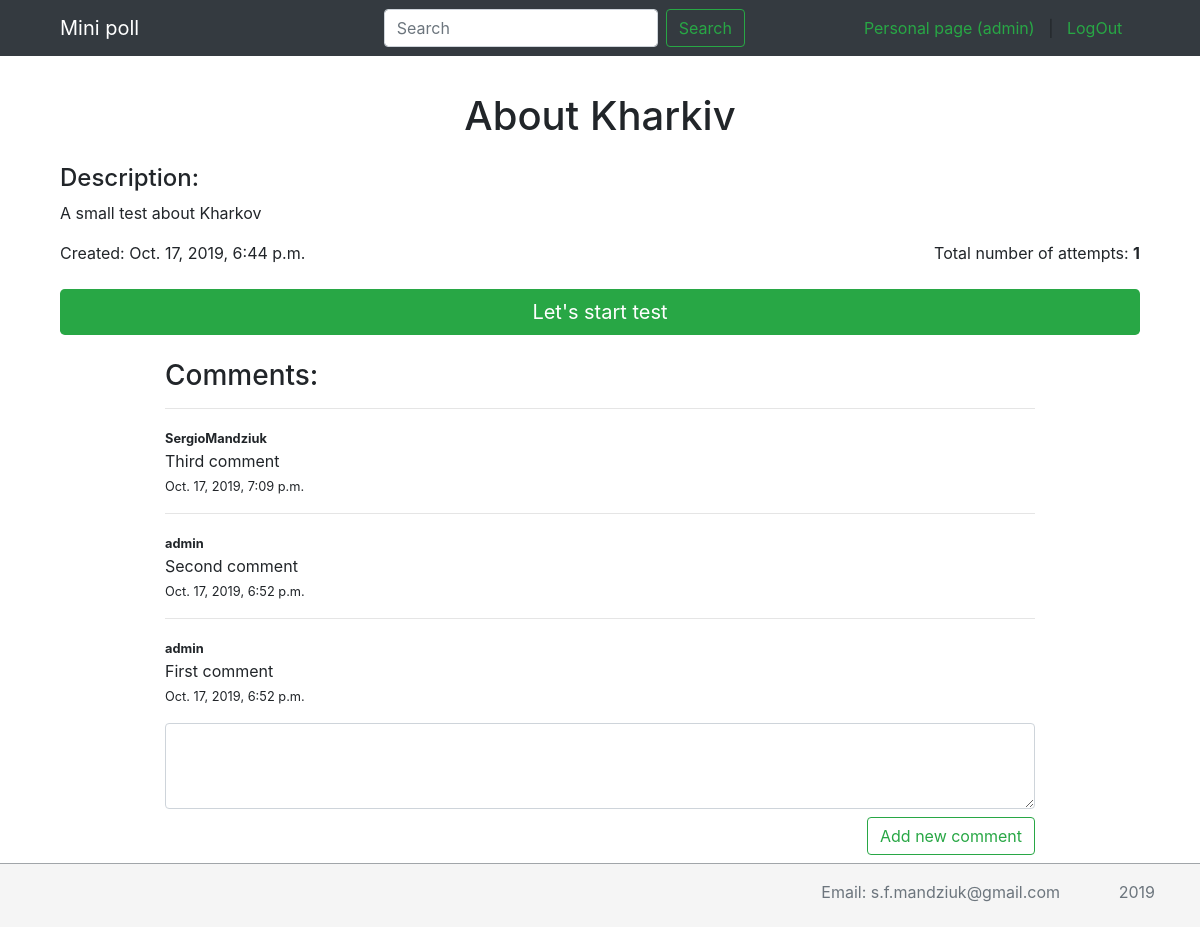
/test/about-kharkiv/ (signed in), run on the app's committed database.
### core/models.py (models this page shows, shortened)
class AdvUser(AbstractUser):
    avatar = models.ImageField('photo', upload_to='avatar_img', null=True, blank=True)
    birthday = models.DateField(null=True, blank=True)
    info = models.TextField(blank=True, null=True)
    def __str__(self):
        return self.username

class Test(models.Model):
    user = models.ManyToManyField(AdvUser, through='Examination')
    title = models.CharField(max_length=250)
    slug = models.SlugField(max_length=100, blank=True, unique=True)
    description = models.TextField(default='', blank=True)
    question_quantity = models.PositiveSmallIntegerField(default=5)
    author = models.CharField(max_length=50, default='admin')
    created = models.DateTimeField(auto_now_add=True, auto_now=False)
    is_active = models.BooleanField(default=True)
    attempts_counter = models.PositiveSmallIntegerField(default=0)
    comment = GenericRelation('comment')
    def get_absolute_url(self):
        return reverse('test_detail', kwargs={'test_slug_name': self.slug})

class Comment(models.Model):
    author = models.ForeignKey('core.AdvUser', on_delete=models.SET_NULL, null=True)
    text = models.TextField(default='', blank=True)
    created = models.DateTimeField(auto_now_add=True, auto_now=False)
    content_type = models.ForeignKey(ContentType, on_delete=models.CASCADE)
    object_id = models.PositiveSmallIntegerField()
    content_object = GenericForeignKey('content_type', 'object_id')

### core/views.py (the view)
# urls.py: path('test/<test_slug_name>/', TestDetailView.as_view(), name='test_detail'),
class TestDetailView(View):
    template_name = 'core/test_detail.html'
    def get(self, request, test_slug_name):
        test = get_object_or_404(Test, slug=test_slug_name)
        attempts_counter = test.attempts_counter
        comments = test.comment.all()[::-1]
        form = CommentForm()
        current_user = AdvUser.objects.get(username=request.user)
        exam, exam_created = Examination.objects.get_or_create(
            user=current_user, test=test,
        )
        context = {
            'test': test,
            'comments': comments,
            'form': form,
            'number': attempts_counter,
            'current_user': current_user,
            'exam': exam,
        }
        return render(request, self.template_name, context=context)

### core/forms.py
class CommentForm(forms.Form):
    comment = forms.CharField(widget=forms.Textarea(attrs={'class': 'form-control', 'rows': 3}))

### core/templates/core/test_detail.html (shortened to what this page needs)
{% extends 'base.html' %}
{% block content %}
    <div class="container mt-4 mb-4">
        <h1 class="text-center m-4">{{ test.title }}</h1>
        <h4>Description:</h4>
        <p>{{ test.description }}</p>
        <div class="row">
            <div class="col">Created: {{ test.created }}</div>
            <div class="col text-right">Total number of attempts: <b>{{ test.attempts_counter }}</b></div>
        </div>
    {% if exam.result == -1 and exam.correct_answer_counter == 0 %}
        <a href="{{ test.get_absolute_url }}questions" class="btn-lg btn-success btn-block mt-4 text-center">Let's start test</a>
    {% else %}
        <div class="alert alert-danger mt-5 mb-5" role="alert">
          <h3 class="text-center">You have already passed the test. Your result: <b>{{ exam.result }}%</b></h3>
          <h4>Total number of questions: {{ test.question_quantity }}</h4>
          <h4>Number of correct answers: {{ exam.correct_answer_counter }}</h4>
        </div>
    {% endif %}
    </div>
  <div class="container mt-4 mb-4">
    <h3 class="col-sm-10 offset-sm-1">Comments:</h3>
    {% for comment in comments %}
        <div class="col-sm-10 offset-sm-1">
            <hr>
            <small><b>{{ comment.author.username }}</b></small>
            <p>{{ comment.text }} <br>
            <small>{{ comment.created }}</small></p>
        </div>
    {% endfor %}
    <div class="col-sm-10 offset-sm-1">
      <form action="" method="post">
        {{ form.comment }}
        <input type="submit" value="Add new comment" class="btn btn-outline-success float-right mt-2 mb-2" id="add_comment" data-toggle="modal" data-target="#exampleModalCenter">
      </form>
    </div>
  </div>
{% endblock content %}

### templates/base.html (shortened to what this page needs)
{% load static %}
<!doctype html>
<html lang="en">
  <head>
    <link rel="stylesheet" href="{% static 'css/bootstrap.min.css' %}">
    <link rel="stylesheet" href="{% static 'css/style.css' %}">
  </head>
  <body class="d-flex flex-column">
    <div class="wrapper">
        <header>
          <nav class="navbar navbar-expand-md navbar-dark fixed-top bg-dark">
            <div class="container">
              <div class="col">
                <a class="navbar-brand" href="{% url 'home' %}">Mini poll</a>
              </div>
              <div class="col-5 justify-content-md-center">
                <form class="form-inline mt-2 mt-md-0" action="{% url 'tests_list' %}">
                  <input class="form-control mr-sm-2" type="text" placeholder="Search" aria-label="Search" name="search">
                  <button class="btn btn-outline-success my-2 my-sm-0" type="submit">Search</button>
                </form>
              </div>
            <div class="col user-panel">
                <div class="profile text-center">
                  {% if request.user.is_authenticated %}
                    <a href="{% url 'profile' %}" class="login"><span class="d-none d-md-inline text-success">Personal page ({{ request.user }})</span></a> &nbsp; | &nbsp;
                    <a href="{% url 'logout' %}" class="logout"><span class="d-none d-md-inline text-success">LogOut</span></a>
                  {% else %}
                    <a href="/login/" class="login"><span class="d-none d-md-inline text-success">LogIn</span></a> &nbsp; | &nbsp;
                    <a href="{% url 'registration' %}" class="registration"><span class="d-none d-md-inline text-success">Register</span></a>
                  {% endif %}
                </div>
            </div>
            </div>
          </nav>
        </header>
      <main role="main" class="flex-shrink-0">
        <div class="container mt-2 mb-2">
          {% block content %}
          {% endblock %}
        </div>
      </main>
    </div>
    <footer class="footer mt-auto py-3">
      <div class="container">
        <div class="row">
          <div class="col-11 text-right">
            <a class="text-muted text-right" href="mailto: s.f.mandziuk@gmail.com">Email: s.f.mandziuk@gmail.com</a>
          </div>
          <div class="col-1 text-right"><span class="text-muted">2019</span></div>
        </div>
      </div>
    </footer>
  </body>
</html>

### core/static/css/style.css (style rules this page uses)
* { margin:0; padding:0; }
main { min-height: calc(100vh - 128px); }
main > .container { padding: 60px 15px 0; }
.footer { height: 64px; background-color: #f5f5f5; bottom: 0; width: 100%; border-top: 1px solid #a1a5a9; }
.footer > .container { padding-right: 15px; padding-left: 15px; }

### data on the page
AdvUser: user "admin"
Test: title "About Kharkiv", description "A small test about Kharkov", created "Oct. 17, 2019, 6:44 p.m.", attempts_counter "1"
Comment: author.username "SergioMandziuk", text "Third comment", created "Oct. 17, 2019, 7:09 p.m."
Comment: author.username "admin", text "Second comment", created "Oct. 17, 2019, 6:52 p.m."
Comment: author.username "admin", text "First comment", created "Oct. 17, 2019, 6:52 p.m."
